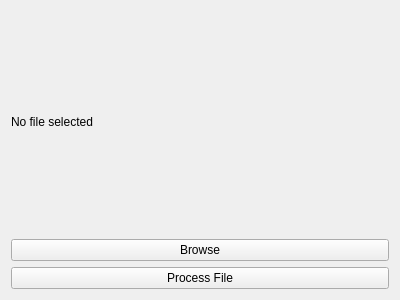
<?xml version="1.0" encoding="UTF-8"?>
<ui version="4.0">
 <class>ConfigSub</class>
 <widget class="QWidget" name="ConfigSub">
  <property name="geometry">
   <rect>
    <x>0</x>
    <y>0</y>
    <width>400</width>
    <height>300</height>
   </rect>
  </property>
  <property name="windowTitle">
   <string>ConfigSub</string>
  </property>
  <layout class="QVBoxLayout" name="verticalLayout">
   <item>
    <widget class="QLabel" name="filePathLabel">
     <property name="text">
      <string>No file selected</string>
     </property>
    </widget>
   </item>
   <item>
    <widget class="QPushButton" name="browseButton">
     <property name="text">
      <string>Browse</string>
     </property>
    </widget>
   </item>
   <item>
    <widget class="QPushButton" name="processButton">
     <property name="text">
      <string>Process File</string>
     </property>
    </widget>
   </item>
  </layout>
 </widget>
 <resources/>
 <connections/>
</ui>
